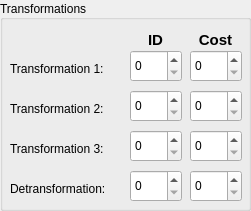
  <widget class="QGroupBox" name="TransformationGroupBox">
   <property name="geometry">
    <rect>
     <x>10</x>
     <y>10</y>
     <width>251</width>
     <height>211</height>
    </rect>
   </property>
   <property name="title">
    <string>Transformations</string>
   </property>
   <property name="alignment">
    <set>Qt::AlignLeading|Qt::AlignLeft|Qt::AlignVCenter</set>
   </property>
   <property name="flat">
    <bool>false</bool>
   </property>
   <property name="checkable">
    <bool>false</bool>
   </property>
   <widget class="QLabel" name="TransformLbl_1">
    <property name="geometry">
     <rect>
      <x>10</x>
      <y>60</y>
      <width>109</width>
      <height>18</height>
     </rect>
    </property>
    <property name="text">
     <string>Transformation 1:</string>
    </property>
   </widget>
   <widget class="QLabel" name="TransformLbl_2">
    <property name="geometry">
     <rect>
      <x>10</x>
      <y>100</y>
      <width>109</width>
      <height>18</height>
     </rect>
    </property>
    <property name="text">
     <string>Transformation 2:</string>
    </property>
   </widget>
   <widget class="QLabel" name="TransformLbl_3">
    <property name="geometry">
     <rect>
      <x>10</x>
      <y>140</y>
      <width>109</width>
      <height>18</height>
     </rect>
    </property>
    <property name="text">
     <string>Transformation 3:</string>
    </property>
   </widget>
   <widget class="QLabel" name="TransformLbl_4">
    <property name="geometry">
     <rect>
      <x>10</x>
      <y>180</y>
      <width>113</width>
      <height>18</height>
     </rect>
    </property>
    <property name="text">
     <string>Detransformation:</string>
    </property>
   </widget>
   <widget class="QSpinBox" name="TransformIDBox_1">
    <property name="geometry">
     <rect>
      <x>130</x>
      <y>50</y>
      <width>52</width>
      <height>32</height>
     </rect>
    </property>
    <property name="maximum">
     <number>255</number>
    </property>
   </widget>
   <widget class="QSpinBox" name="TransformIDBox_2">
    <property name="geometry">
     <rect>
      <x>130</x>
      <y>90</y>
      <width>52</width>
      <height>32</height>
     </rect>
    </property>
    <property name="maximum">
     <number>255</number>
    </property>
   </widget>
   <widget class="QSpinBox" name="TransformIDBox_3">
    <property name="geometry">
     <rect>
      <x>130</x>
      <y>130</y>
      <width>52</width>
      <height>32</height>
     </rect>
    </property>
    <property name="maximum">
     <number>255</number>
    </property>
   </widget>
   <widget class="QSpinBox" name="TransformIDBox_4">
    <property name="geometry">
     <rect>
      <x>130</x>
      <y>170</y>
      <width>52</width>
      <height>32</height>
     </rect>
    </property>
    <property name="maximum">
     <number>255</number>
    </property>
   </widget>
   <widget class="QLabel" name="TransformID_Lbl">
    <property name="geometry">
     <rect>
      <x>130</x>
      <y>30</y>
      <width>51</width>
      <height>20</height>
     </rect>
    </property>
    <property name="font">
     <font>
      <pointsize>11</pointsize>
      <weight>75</weight>
      <bold>true</bold>
     </font>
    </property>
    <property name="toolTip">
     <string>&lt;html&gt;&lt;head/&gt;&lt;body&gt;&lt;p&gt;&lt;span style=&quot; font-weight:400;&quot;&gt;The Character ID of the resulting Transformation.&lt;/span&gt;&lt;/p&gt;&lt;p&gt;&lt;span style=&quot; font-weight:400;&quot;&gt;Note: If the character ID is invalid, the game will not let you transform.&lt;/span&gt;&lt;/p&gt;&lt;/body&gt;&lt;/html&gt;</string>
    </property>
    <property name="text">
     <string>ID</string>
    </property>
    <property name="alignment">
     <set>Qt::AlignCenter</set>
    </property>
   </widget>
   <widget class="QSpinBox" name="TransformCostBox_1">
    <property name="geometry">
     <rect>
      <x>190</x>
      <y>50</y>
      <width>52</width>
      <height>32</height>
     </rect>
    </property>
    <property name="maximum">
     <number>255</number>
    </property>
   </widget>
   <widget class="QSpinBox" name="TransformCostBox_2">
    <property name="geometry">
     <rect>
      <x>190</x>
      <y>90</y>
      <width>52</width>
      <height>32</height>
     </rect>
    </property>
    <property name="maximum">
     <number>255</number>
    </property>
   </widget>
   <widget class="QSpinBox" name="TransformCostBox_3">
    <property name="geometry">
     <rect>
      <x>190</x>
      <y>130</y>
      <width>52</width>
      <height>32</height>
     </rect>
    </property>
    <property name="maximum">
     <number>255</number>
    </property>
   </widget>
   <widget class="QSpinBox" name="TransformCostBox_4">
    <property name="geometry">
     <rect>
      <x>190</x>
      <y>170</y>
      <width>52</width>
      <height>32</height>
     </rect>
    </property>
    <property name="maximum">
     <number>255</number>
    </property>
   </widget>
   <widget class="QLabel" name="TransformCost_Lbl">
    <property name="geometry">
     <rect>
      <x>190</x>
      <y>30</y>
      <width>51</width>
      <height>20</height>
     </rect>
    </property>
    <property name="font">
     <font>
      <pointsize>11</pointsize>
      <weight>75</weight>
      <bold>true</bold>
     </font>
    </property>
    <property name="toolTip">
     <string>&lt;html&gt;&lt;head/&gt;&lt;body&gt;&lt;p&gt;&lt;span style=&quot; font-weight:400;&quot;&gt;The Blast Stock Cost of each transformation.&lt;/span&gt;&lt;/p&gt;&lt;/body&gt;&lt;/html&gt;</string>
    </property>
    <property name="text">
     <string>Cost</string>
    </property>
    <property name="alignment">
     <set>Qt::AlignCenter</set>
    </property>
   </widget>
  </widget>
